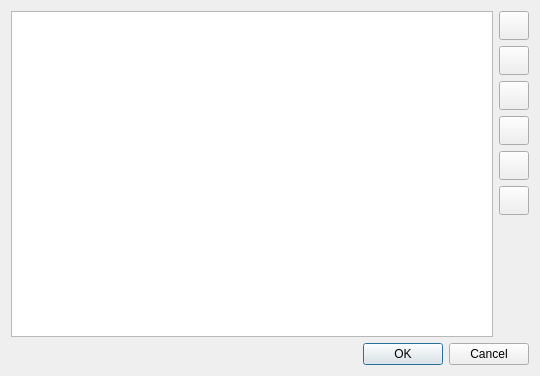
<?xml version="1.0" encoding="UTF-8"?>
<ui version="4.0">
 <class>DialogEditTable</class>
 <widget class="QDialog" name="DialogEditTable">
  <property name="geometry">
   <rect>
    <x>0</x>
    <y>0</y>
    <width>540</width>
    <height>376</height>
   </rect>
  </property>
  <property name="windowTitle">
   <string notr="true"/>
  </property>
  <property name="windowIcon">
   <iconset resource="../QtzWidgets.qrc">
    <normaloff>:/images/images/table_16x16.png</normaloff>:/images/images/table_16x16.png</iconset>
  </property>
  <layout class="QVBoxLayout" name="verticalLayout_2">
   <item>
    <layout class="QHBoxLayout" name="horizontalLayout_2">
     <item>
      <widget class="QTableView" name="tableView">
       <property name="selectionBehavior">
        <enum>QAbstractItemView::SelectRows</enum>
       </property>
      </widget>
     </item>
     <item>
      <layout class="QVBoxLayout" name="verticalLayout">
       <item>
        <widget class="QToolButton" name="toolButtonAdd">
         <property name="text">
          <string/>
         </property>
         <property name="icon">
          <iconset resource="../QtzWidgets.qrc">
           <normaloff>:/images/images/list-add.png</normaloff>:/images/images/list-add.png</iconset>
         </property>
         <property name="iconSize">
          <size>
           <width>22</width>
           <height>22</height>
          </size>
         </property>
        </widget>
       </item>
       <item>
        <widget class="QToolButton" name="toolButtonRemove">
         <property name="text">
          <string/>
         </property>
         <property name="icon">
          <iconset resource="../QtzWidgets.qrc">
           <normaloff>:/images/images/list-remove.png</normaloff>:/images/images/list-remove.png</iconset>
         </property>
         <property name="iconSize">
          <size>
           <width>22</width>
           <height>22</height>
          </size>
         </property>
        </widget>
       </item>
       <item>
        <widget class="QToolButton" name="toolButtonEdit">
         <property name="text">
          <string/>
         </property>
         <property name="icon">
          <iconset resource="../QtzWidgets.qrc">
           <normaloff>:/images/images/story-editor.png</normaloff>:/images/images/story-editor.png</iconset>
         </property>
         <property name="iconSize">
          <size>
           <width>22</width>
           <height>22</height>
          </size>
         </property>
        </widget>
       </item>
       <item>
        <widget class="QToolButton" name="toolButtonRefresh">
         <property name="text">
          <string/>
         </property>
         <property name="icon">
          <iconset resource="../QtzWidgets.qrc">
           <normaloff>:/images/images/view-refresh.png</normaloff>:/images/images/view-refresh.png</iconset>
         </property>
         <property name="iconSize">
          <size>
           <width>22</width>
           <height>22</height>
          </size>
         </property>
        </widget>
       </item>
       <item>
        <widget class="QToolButton" name="toolButtonRevert">
         <property name="text">
          <string/>
         </property>
         <property name="icon">
          <iconset resource="../QtzWidgets.qrc">
           <normaloff>:/images/images/edit-undo.png</normaloff>:/images/images/edit-undo.png</iconset>
         </property>
         <property name="iconSize">
          <size>
           <width>22</width>
           <height>22</height>
          </size>
         </property>
        </widget>
       </item>
       <item>
        <widget class="QToolButton" name="toolButtonSave">
         <property name="text">
          <string/>
         </property>
         <property name="icon">
          <iconset resource="../QtzWidgets.qrc">
           <normaloff>:/images/images/document-save.png</normaloff>:/images/images/document-save.png</iconset>
         </property>
         <property name="iconSize">
          <size>
           <width>22</width>
           <height>22</height>
          </size>
         </property>
        </widget>
       </item>
       <item>
        <spacer name="verticalSpacer">
         <property name="orientation">
          <enum>Qt::Vertical</enum>
         </property>
         <property name="sizeHint" stdset="0">
          <size>
           <width>20</width>
           <height>40</height>
          </size>
         </property>
        </spacer>
       </item>
      </layout>
     </item>
    </layout>
   </item>
   <item>
    <widget class="QDialogButtonBox" name="buttonBox">
     <property name="orientation">
      <enum>Qt::Horizontal</enum>
     </property>
     <property name="standardButtons">
      <set>QDialogButtonBox::Cancel|QDialogButtonBox::Ok</set>
     </property>
    </widget>
   </item>
  </layout>
 </widget>
 <resources>
  <include location="../QtzWidgets.qrc"/>
 </resources>
 <connections>
  <connection>
   <sender>buttonBox</sender>
   <signal>accepted()</signal>
   <receiver>DialogEditTable</receiver>
   <slot>accept()</slot>
   <hints>
    <hint type="sourcelabel">
     <x>248</x>
     <y>254</y>
    </hint>
    <hint type="destinationlabel">
     <x>157</x>
     <y>274</y>
    </hint>
   </hints>
  </connection>
  <connection>
   <sender>buttonBox</sender>
   <signal>rejected()</signal>
   <receiver>DialogEditTable</receiver>
   <slot>reject()</slot>
   <hints>
    <hint type="sourcelabel">
     <x>316</x>
     <y>260</y>
    </hint>
    <hint type="destinationlabel">
     <x>286</x>
     <y>274</y>
    </hint>
   </hints>
  </connection>
 </connections>
</ui>
